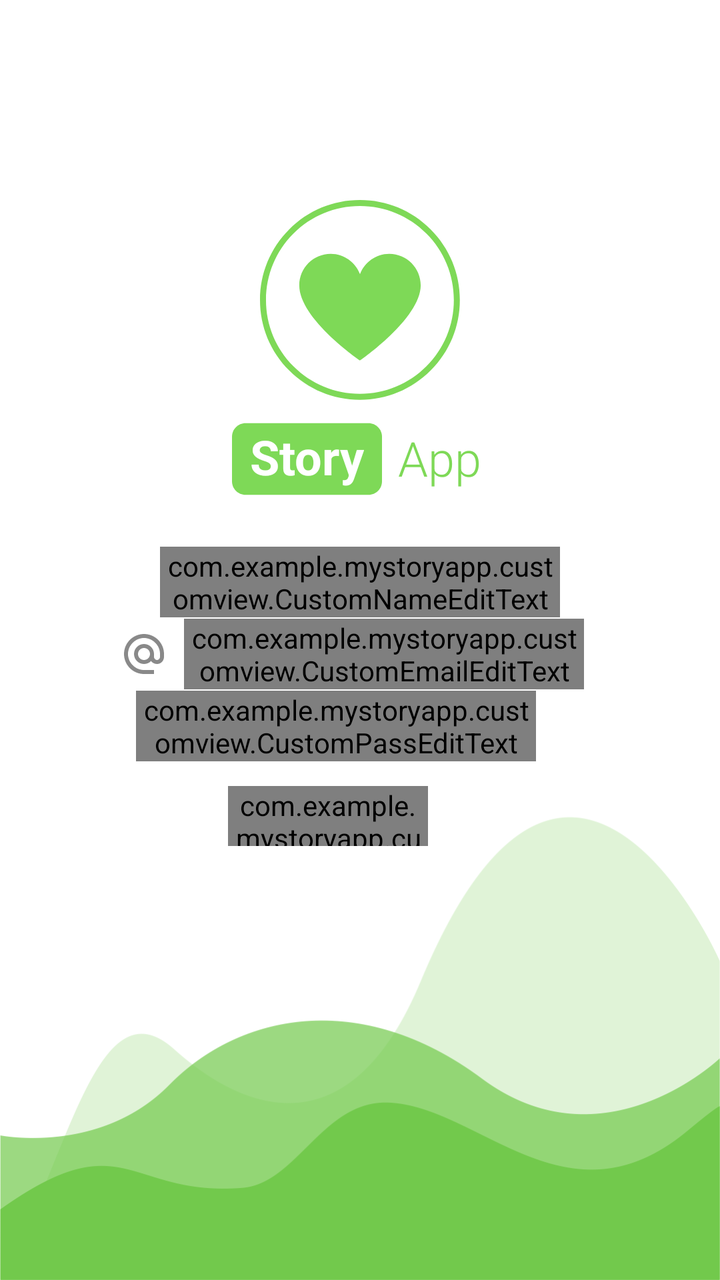
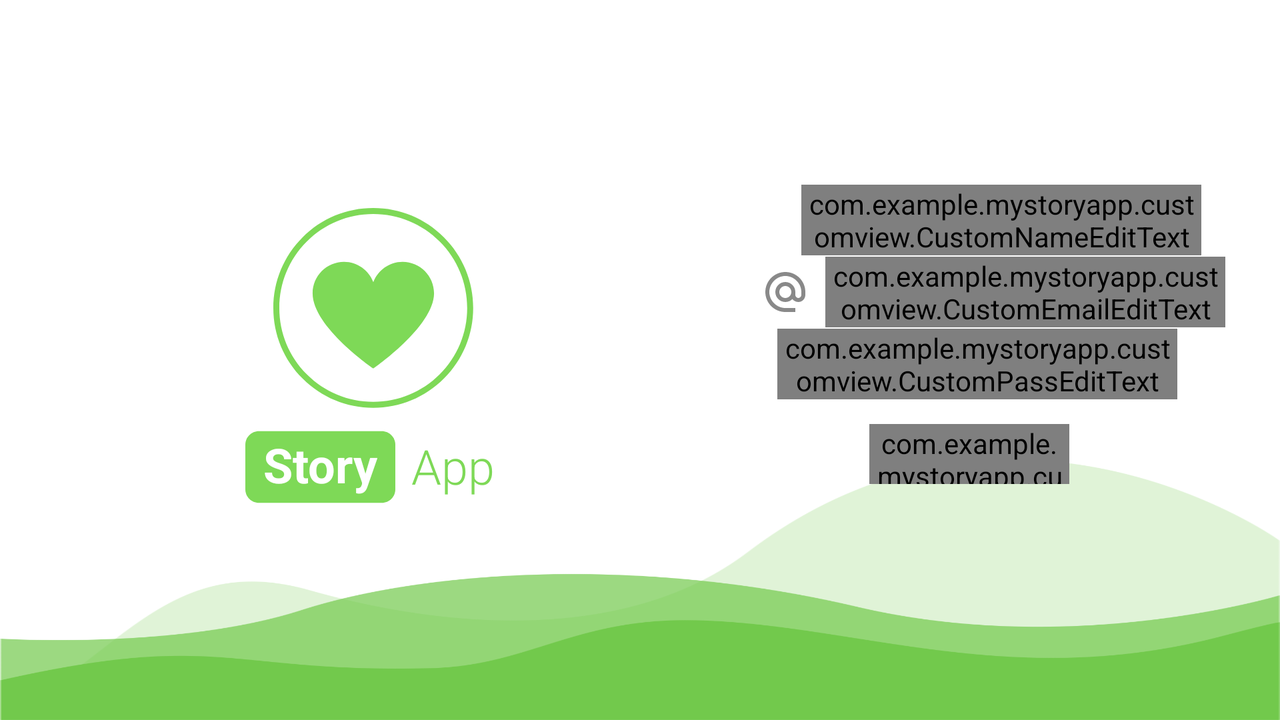

An Android layout and its configuration variant, each rendered on a device that would load it. The default file and the variant file are quoted in full after the pictures.
<!-- AndroidManifest.xml: application theme Theme.MyStoryApp -->
<!-- res/layout/activity_regist.xml -->
<?xml version="1.0" encoding="utf-8"?>
<androidx.constraintlayout.widget.ConstraintLayout xmlns:android="http://schemas.android.com/apk/res/android"
    xmlns:app="http://schemas.android.com/apk/res-auto"
    xmlns:tools="http://schemas.android.com/tools"
    android:layout_width="match_parent"
    android:layout_height="match_parent"
    android:background="@drawable/bg_login"
    tools:context=".view.regist.RegistActivity">

    <ProgressBar
        android:id="@+id/progressBar"
        android:layout_width="wrap_content"
        android:layout_height="wrap_content"
        android:layout_marginStart="80dp"
        android:visibility="gone"
        android:foregroundGravity="center"
        app:layout_constraintBottom_toBottomOf="@+id/iv_icon_email"
        app:layout_constraintStart_toEndOf="@+id/iv_icon_email"
        app:layout_constraintTop_toTopOf="@+id/iv_icon_email"
        app:layout_constraintVertical_bias="0.458" />

    <ImageView
        android:id="@+id/iv_icon"
        android:layout_width="100dp"
        android:layout_height="100dp"
        android:layout_marginTop="100dp"
        android:contentDescription="@string/app_icon"
        android:src="@drawable/ic_story_icon"
        app:layout_constraintEnd_toEndOf="parent"
        app:layout_constraintHorizontal_bias="0.5"
        app:layout_constraintStart_toStartOf="parent"
        app:layout_constraintTop_toTopOf="parent" />

    <ImageView
        android:id="@+id/iv_bg_story_text"
        android:layout_width="75dp"
        android:layout_height="75dp"
        android:layout_marginTop="92dp"
        android:layout_marginEnd="39dp"
        android:src="@drawable/ic_bg_story_text"
        app:layout_constraintEnd_toEndOf="@+id/iv_icon"
        app:layout_constraintTop_toTopOf="@+id/iv_icon"
        android:contentDescription="@string/app_icon" />

    <TextView
        android:id="@+id/tv_story"
        android:layout_width="wrap_content"
        android:layout_height="wrap_content"
        android:text="@string/story"
        android:textColor="@color/white"
        android:fontFamily="sans-serif"
        android:textSize="24sp"
        android:textStyle="bold"
        app:layout_constraintBottom_toBottomOf="@+id/iv_bg_story_text"
        app:layout_constraintEnd_toEndOf="@+id/iv_bg_story_text"
        app:layout_constraintStart_toStartOf="@+id/iv_bg_story_text"
        app:layout_constraintTop_toTopOf="@+id/iv_bg_story_text"
        app:layout_constraintVertical_bias="0.465" />

    <TextView
        android:id="@+id/tv_app"
        android:layout_width="wrap_content"
        android:layout_height="wrap_content"
        android:layout_marginStart="8dp"
        android:textColor="@color/my_theme"
        android:textSize="24sp"
        android:fontFamily="sans-serif-light"
        android:textStyle="normal"
        android:text="@string/app"
        app:layout_constraintBottom_toBottomOf="@+id/iv_bg_story_text"
        app:layout_constraintStart_toEndOf="@+id/iv_bg_story_text"
        app:layout_constraintTop_toTopOf="@+id/iv_bg_story_text"
        app:layout_constraintVertical_bias="0.488" />

    <ImageView
        android:id="@+id/iv_icon_name"
        android:layout_width="wrap_content"
        android:layout_height="wrap_content"
        android:layout_marginTop="24dp"
        android:layout_marginEnd="44dp"
        android:contentDescription="@string/desc_name_ic"
        android:src="@drawable/ic_name"
        app:layout_constraintEnd_toStartOf="@+id/iv_bg_story_text"
        app:layout_constraintTop_toBottomOf="@+id/iv_bg_story_text" />

    <com.example.mystoryapp.customview.CustomNameEditText
        android:id="@+id/cv_edt_name"
        android:layout_width="200dp"
        android:layout_height="wrap_content"
        android:fontFamily="sans-serif"
        android:layout_marginStart="8dp"
        android:hint="@string/name"
        app:layout_constraintBottom_toBottomOf="@+id/iv_icon_name"
        app:layout_constraintStart_toEndOf="@+id/iv_icon_name"
        app:layout_constraintTop_toTopOf="@+id/iv_icon_name" />

    <ImageView
        android:id="@+id/iv_icon_email"
        android:layout_width="wrap_content"
        android:layout_height="wrap_content"
        android:contentDescription="@string/desc_ic_email"
        android:src="@drawable/ic_email"
        android:layout_marginTop="24dp"
        app:layout_constraintEnd_toEndOf="@+id/iv_icon_name"
        app:layout_constraintStart_toStartOf="@+id/iv_icon_name"
        app:layout_constraintTop_toBottomOf="@+id/iv_icon_name" />

    <com.example.mystoryapp.customview.CustomEmailEditText
        android:id="@+id/cv_edt_email_login"
        android:layout_width="200dp"
        android:fontFamily="sans-serif"
        android:layout_height="wrap_content"
        android:layout_marginStart="8dp"
        android:hint="@string/hint_username"
        app:layout_constraintBottom_toBottomOf="@+id/iv_icon_email"
        app:layout_constraintStart_toEndOf="@+id/iv_icon_email"
        app:layout_constraintTop_toTopOf="@+id/iv_icon_email" />


    <ImageView
        android:id="@+id/iv_icon_pass"
        android:layout_width="wrap_content"
        android:layout_height="wrap_content"
        android:layout_marginTop="24dp"
        android:src="@drawable/ic_pass"
        app:layout_constraintEnd_toEndOf="@+id/iv_icon_email"
        app:layout_constraintHorizontal_bias="0.0"
        app:layout_constraintStart_toStartOf="@+id/iv_icon_email"
        app:layout_constraintTop_toBottomOf="@+id/iv_icon_email"
        android:contentDescription="@string/desc_ic_pass" />

    <com.example.mystoryapp.customview.CustomPassEditText
        android:id="@+id/cv_edt_pass_login"
        android:fontFamily="sans-serif"
        android:layout_width="200dp"
        android:layout_height="wrap_content"
        android:inputType="textPassword"
        android:layout_marginStart="8dp"
        app:layout_constraintBottom_toBottomOf="@+id/iv_icon_pass"
        app:layout_constraintStart_toEndOf="@+id/iv_icon_pass"
        app:layout_constraintTop_toTopOf="@+id/iv_icon_pass" />

    <com.example.mystoryapp.customview.CustomButton
        android:id="@+id/btn_regist"
        android:layout_width="100dp"
        android:layout_height="30dp"
        android:background="@drawable/bg_button_login"
        android:fontFamily="sans-serif"
        android:padding="0dp"
        android:text="@string/register"
        android:textAllCaps="false"
        android:textColor="@color/white"
        android:textSize="12sp"
        android:layout_marginTop="30dp"
        app:layout_constraintEnd_toEndOf="@+id/cv_edt_pass_login"
        app:layout_constraintStart_toStartOf="@+id/iv_icon_pass"
        app:layout_constraintTop_toBottomOf="@+id/iv_icon_pass" />
</androidx.constraintlayout.widget.ConstraintLayout>
<!-- resources referenced by this layout -->
<resources>
  <color name="my_theme">#7ed957</color>
  <color name="white">#FFFFFFFF</color>
  <!-- drawable bg_button_login (drawable) -->
  <?xml version="1.0" encoding="utf-8"?>
  <selector xmlns:android="http://schemas.android.com/apk/res/android">
      <item android:state_pressed="true">
          <shape>
              <solid android:color="@color/my_theme" />
              <corners android:radius="16dp" />
              <padding android:left="4dp" android:right="4dp" />
          </shape>
      </item>
      <item>
          <shape>
              <solid android:color="@color/my_theme" />
              <corners android:radius="20dp" />
              <padding android:left="4dp" android:right="4dp" />
          </shape>
      </item>
  </selector>
  <!-- drawable ic_bg_story_text (drawable) -->
  <vector xmlns:android="http://schemas.android.com/apk/res/android"
      android:width="500dp"
      android:height="500dp"
      android:viewportWidth="375"
      android:viewportHeight="375">
    <path
        android:pathData="M341.16,276.992L33.84,276.992C15.199,276.992 0.012,261.824 0.012,243.207L0.012,131.523C0.012,112.906 15.199,97.742 33.84,97.742L341.16,97.742C359.801,97.742 374.988,112.906 374.988,131.523L374.988,243.207C374.988,261.824 359.801,276.992 341.16,276.992"
        android:fillColor="#7ED957"
        android:fillType="nonZero"/>
  </vector>
  <!-- drawable ic_email (drawable) -->
  <vector android:height="24dp" android:tint="#898989"
      android:viewportHeight="24" android:viewportWidth="24"
      android:width="24dp" xmlns:android="http://schemas.android.com/apk/res/android">
      <path android:fillColor="@android:color/white" android:pathData="M12,2C6.48,2 2,6.48 2,12s4.48,10 10,10h5v-2h-5c-4.34,0 -8,-3.66 -8,-8s3.66,-8 8,-8 8,3.66 8,8v1.43c0,0.79 -0.71,1.57 -1.5,1.57s-1.5,-0.78 -1.5,-1.57L17,12c0,-2.76 -2.24,-5 -5,-5s-5,2.24 -5,5 2.24,5 5,5c1.38,0 2.64,-0.56 3.54,-1.47 0.65,0.89 1.77,1.47 2.96,1.47 1.97,0 3.5,-1.6 3.5,-3.57L22,12c0,-5.52 -4.48,-10 -10,-10zM12,15c-1.66,0 -3,-1.34 -3,-3s1.34,-3 3,-3 3,1.34 3,3 -1.34,3 -3,3z"/>
  </vector>
  <string name="app">App</string>
  <string name="app_icon">app icon</string>
  <string name="desc_ic_email">email icon section</string>
  <string name="desc_ic_pass">password icon section</string>
  <string name="desc_name_ic">icon name input section</string>
  <string name="hint_username">Username</string>
  <string name="name">Name</string>
  <string name="register">Register</string>
  <string name="story">Story</string>
  <style name="Theme.MyStoryApp" parent="Theme.MaterialComponents.DayNight.DarkActionBar">
          
          <item name="colorPrimary">@color/my_theme</item>
          <item name="colorPrimaryVariant">@color/my_theme_darken</item>
          <item name="colorOnPrimary">@color/white</item>
          
          <item name="colorSecondary">@color/teal_200</item>
          <item name="colorSecondaryVariant">@color/teal_700</item>
          <item name="colorOnSecondary">@color/black</item>
          
          <item name="android:statusBarColor" tools:targetApi="l">?attr/colorPrimaryVariant</item>
          
          <item name="textInputStyle">@style/Widget.MaterialComponents.TextInputLayout.OutlinedBox
          </item>
      </style>
  <color name="my_theme_darken">#467931</color>
  <color name="teal_200">#FF03DAC5</color>
  <color name="teal_700">#FF018786</color>
  <color name="black">#FF000000</color>
</resources>
<!-- res/layout-land/activity_regist.xml (the author's variant of the layout above) -->
<!-- drawn on the phone turned sideways -->
<?xml version="1.0" encoding="utf-8"?>
<androidx.constraintlayout.widget.ConstraintLayout xmlns:android="http://schemas.android.com/apk/res/android"
    xmlns:app="http://schemas.android.com/apk/res-auto"
    xmlns:tools="http://schemas.android.com/tools"
    android:layout_width="match_parent"
    android:layout_height="match_parent"
    android:background="@drawable/bg_login"
    tools:context=".view.regist.RegistActivity">

    <ProgressBar
        android:id="@+id/progressBar"
        android:visibility="gone"
        android:layout_width="wrap_content"
        android:layout_height="wrap_content"
        android:foregroundGravity="center"
        app:layout_constraintBottom_toBottomOf="parent"
        app:layout_constraintEnd_toEndOf="parent"
        app:layout_constraintHorizontal_bias="0.759"
        app:layout_constraintStart_toStartOf="parent"
        app:layout_constraintTop_toTopOf="parent"
        app:layout_constraintVertical_bias="0.399" />

    <ImageView
        android:id="@+id/iv_icon"
        android:layout_width="100dp"
        android:layout_height="100dp"
        android:layout_marginTop="104dp"
        android:contentDescription="@string/app_icon"
        android:src="@drawable/ic_story_icon"
        app:layout_constraintEnd_toEndOf="parent"
        app:layout_constraintHorizontal_bias="0.253"
        app:layout_constraintStart_toStartOf="parent"
        app:layout_constraintTop_toTopOf="parent" />

    <ImageView
        android:id="@+id/iv_bg_story_text"
        android:layout_width="75dp"
        android:layout_height="75dp"
        android:layout_marginTop="92dp"
        android:layout_marginEnd="39dp"
        android:src="@drawable/ic_bg_story_text"
        app:layout_constraintEnd_toEndOf="@+id/iv_icon"
        app:layout_constraintTop_toTopOf="@+id/iv_icon"
        android:contentDescription="@string/app_icon" />

    <TextView
        android:id="@+id/tv_story"
        android:layout_width="wrap_content"
        android:layout_height="wrap_content"
        android:text="@string/story"
        android:textColor="@color/white"
        android:fontFamily="sans-serif"
        android:textSize="24sp"
        android:textStyle="bold"
        app:layout_constraintBottom_toBottomOf="@+id/iv_bg_story_text"
        app:layout_constraintEnd_toEndOf="@+id/iv_bg_story_text"
        app:layout_constraintStart_toStartOf="@+id/iv_bg_story_text"
        app:layout_constraintTop_toTopOf="@+id/iv_bg_story_text"
        app:layout_constraintVertical_bias="0.465" />

    <TextView
        android:id="@+id/tv_app"
        android:layout_width="wrap_content"
        android:layout_height="wrap_content"
        android:layout_marginStart="8dp"
        android:textColor="@color/my_theme"
        android:textSize="24sp"
        android:fontFamily="sans-serif-light"
        android:textStyle="normal"
        android:text="@string/app"
        app:layout_constraintBottom_toBottomOf="@+id/iv_bg_story_text"
        app:layout_constraintStart_toEndOf="@+id/iv_bg_story_text"
        app:layout_constraintTop_toTopOf="@+id/iv_bg_story_text"
        app:layout_constraintVertical_bias="0.488" />

    <ImageView
        android:id="@+id/iv_icon_name"
        android:layout_width="wrap_content"
        android:layout_height="wrap_content"
        android:layout_marginStart="156dp"
        android:layout_marginTop="110dp"
        android:contentDescription="@string/desc_name_ic"
        android:src="@drawable/ic_name"
        app:layout_constraintStart_toEndOf="@+id/iv_icon"
        app:layout_constraintTop_toTopOf="parent" />

    <com.example.mystoryapp.customview.CustomNameEditText
        android:id="@+id/cv_edt_name"
        android:layout_width="200dp"
        android:layout_height="wrap_content"
        android:fontFamily="sans-serif"
        android:layout_marginStart="8dp"
        android:hint="@string/name"
        app:layout_constraintBottom_toBottomOf="@+id/iv_icon_name"
        app:layout_constraintStart_toEndOf="@+id/iv_icon_name"
        app:layout_constraintTop_toTopOf="@+id/iv_icon_name" />

    <ImageView
        android:id="@+id/iv_icon_email"
        android:layout_width="wrap_content"
        android:layout_height="wrap_content"
        android:contentDescription="@string/desc_ic_email"
        android:src="@drawable/ic_email"
        android:layout_marginTop="24dp"
        app:layout_constraintEnd_toEndOf="@+id/iv_icon_name"
        app:layout_constraintStart_toStartOf="@+id/iv_icon_name"
        app:layout_constraintTop_toBottomOf="@+id/iv_icon_name" />

    <com.example.mystoryapp.customview.CustomEmailEditText
        android:id="@+id/cv_edt_email_login"
        android:layout_width="200dp"
        android:fontFamily="sans-serif"
        android:layout_height="wrap_content"
        android:layout_marginStart="8dp"
        android:hint="@string/hint_username"
        app:layout_constraintBottom_toBottomOf="@+id/iv_icon_email"
        app:layout_constraintStart_toEndOf="@+id/iv_icon_email"
        app:layout_constraintTop_toTopOf="@+id/iv_icon_email" />


    <ImageView
        android:id="@+id/iv_icon_pass"
        android:layout_width="wrap_content"
        android:layout_height="wrap_content"
        android:layout_marginTop="24dp"
        android:src="@drawable/ic_pass"
        app:layout_constraintEnd_toEndOf="@+id/iv_icon_email"
        app:layout_constraintHorizontal_bias="0.0"
        app:layout_constraintStart_toStartOf="@+id/iv_icon_email"
        app:layout_constraintTop_toBottomOf="@+id/iv_icon_email"
        android:contentDescription="@string/desc_ic_pass" />

    <com.example.mystoryapp.customview.CustomPassEditText
        android:id="@+id/cv_edt_pass_login"
        android:fontFamily="sans-serif"
        android:layout_width="200dp"
        android:layout_height="wrap_content"
        android:inputType="textPassword"
        android:layout_marginStart="8dp"
        app:layout_constraintBottom_toBottomOf="@+id/iv_icon_pass"
        app:layout_constraintStart_toEndOf="@+id/iv_icon_pass"
        app:layout_constraintTop_toTopOf="@+id/iv_icon_pass" />

    <com.example.mystoryapp.customview.CustomButton
        android:id="@+id/btn_regist"
        android:layout_width="100dp"
        android:layout_height="30dp"
        android:background="@drawable/bg_button_login"
        android:fontFamily="sans-serif"
        android:padding="0dp"
        android:text="@string/register"
        android:textAllCaps="false"
        android:textColor="@color/white"
        android:textSize="12sp"
        android:layout_marginTop="30dp"
        app:layout_constraintEnd_toEndOf="@+id/cv_edt_pass_login"
        app:layout_constraintStart_toStartOf="@+id/iv_icon_pass"
        app:layout_constraintTop_toBottomOf="@+id/iv_icon_pass" />
</androidx.constraintlayout.widget.ConstraintLayout>
